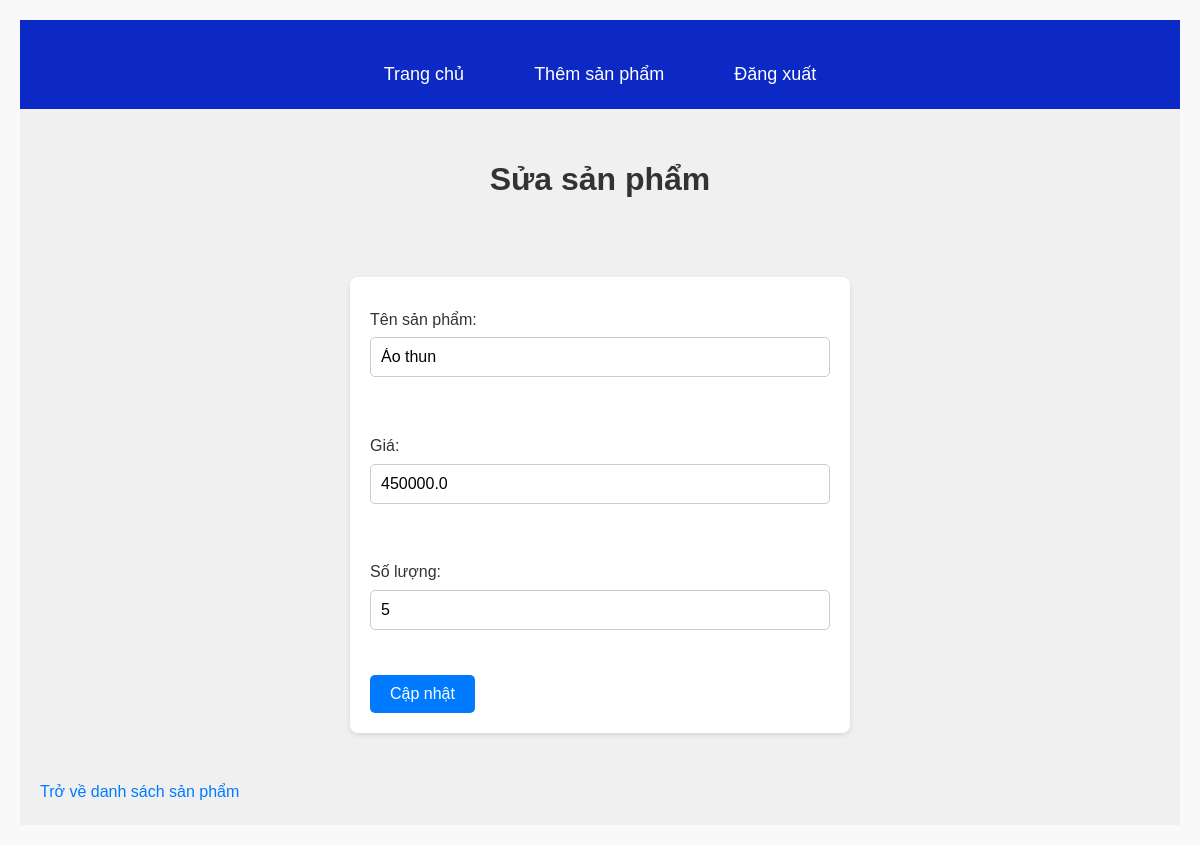
Screenshot of /edit/3 (signed in) with the database file from the repository.
### app.py (models this page shows)
class Product(db.Model):
    id = db.Column(db.Integer, primary_key=True)
    name = db.Column(db.String(150), nullable=False)
    price = db.Column(db.Float, nullable=False)
    quantity = db.Column(db.Integer, nullable=False)
    image_url = db.Column(db.String(255), nullable=True)  # Cột ảnh sản phẩm

### app.py (the view, shortened to what this page needs)
@app.route('/edit/<int:product_id>', methods=['GET', 'POST'])
@login_required
def edit_product(product_id):
    product = Product.query.get_or_404(product_id)
    return render_template('edit.html', product=product)

### app.py (called while the page is built)
@login_manager.user_loader
def load_user(user_id):
    return User.query.get(int(user_id))

### templates/edit.html (shortened to what this page needs)
{% extends 'menu.html' %}
{% block content %}
<br>
<h1>Sửa sản phẩm</h1>
<br>
<br>
<link rel="stylesheet" href="{{
    url_for('static', filename='edit.css') }}">
    <form method="POST">
        <label for="name">Tên sản phẩm:</label>
        <input type="text" id="name" name="name" value="{{ product.name }}" required><br><br>
        <label for="price">Giá:</label>
        <input type="number" step="0.01" id="price" name="price" value="{{ product.price }}" required><br><br>
        <label for="quantity">Số lượng:</label>
        <input type="number" id="quantity" name="quantity" value="{{ product.quantity }}" required><br><br>
        <button type="submit">Cập nhật</button>
    </form>
    <br>
    <a href="{{ url_for('index') }}">Trở về danh sách sản phẩm</a>
{% endblock %}

### static/menu.css (style rules this page uses)
* { margin: 0; padding: 0; box-sizing: border-box; }
body { font-family: Arial, sans-serif; background-color: #f4f4f4; }

### static/edit.css (style rules this page uses)
* { margin: 0; padding: 0; box-sizing: border-box; }
h1 { color: #9f0909; text-align: center; }
body { font-family: 'Arial', sans-serif; background-color: #f9f9f9; color: #333; line-height: 1.6; padding: 20px; }
h1 { font-size: 2rem; margin-bottom: 20px; color: #333; }
form { background-color: #fff; padding: 20px; border-radius: 8px; box-shadow: 0 2px 5px rgba(0, 0, 0, 0.1); width: 100%; max-width: 500px; margin: 0 auto; }
form label { display: block; margin: 10px 0 5px; font-size: 1rem; }
form input[type="text"], form input[type="number"] { width: 100%; padding: 10px; font-size: 1rem; border: 1px solid #ccc; border-radius: 5px; margin-bottom: 20px; }
form button { padding: 10px 20px; font-size: 1rem; background-color: #007bff; color: white; border: none; border-radius: 5px; cursor: pointer; transition: background-color 0.3s ease; }
a { text-decoration: none; color: #007bff; font-size: 1rem; margin-top: 20px; display: inline-block; }

### rows the page displays
Product: name "Áo thun", price "450000.0", quantity "5"
